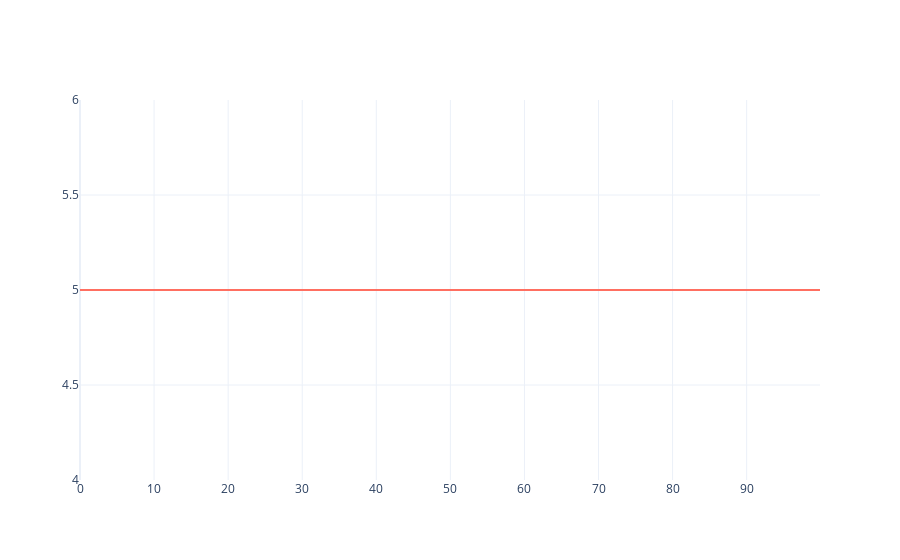

Write notebook code for a chart like this one.
### Code cell
t = np.linspace(0, 100, 1000)  # Grid of time points (in days)
contact_rates = pd.DataFrame({"cr": map(contact_rate, t)})
contact_rates["days"] = contact_rates.reset_index()["index"].div(10)
fig = go.Figure()
fig.add_trace(
    go.Scatter(
        x=contact_rates["days"],
        y=contact_rates["cr"],
        mode="lines",
        name="contact rate",
        line=(dict(color=colors[0])),
    )
)
fig.show()

### Figure 1 — Plotly figure (JSON) as saved in the notebook; plotly's stock layout.template omitted (floating-point values rounded to 4 significant figures; data arrays with more than 128 entries replaced by an {"elided": "..."} marker saying what was removed)
{"data": [{"line": {"color": "rgb(255, 111, 97)"}, "mode": "lines", "name": "contact rate", "type": "scatter", "x": {"elided": "1000 float values"}, "y": {"elided": "1000 int values"}}], "layout": {}}
